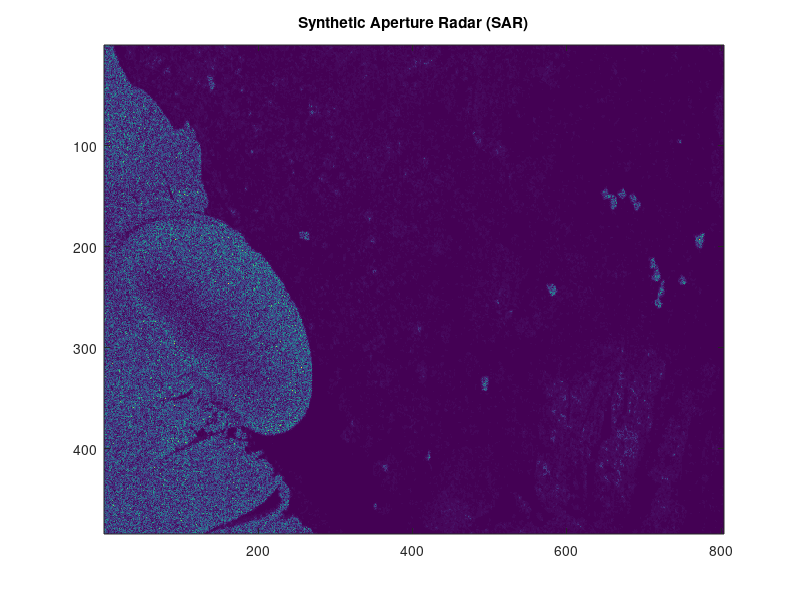
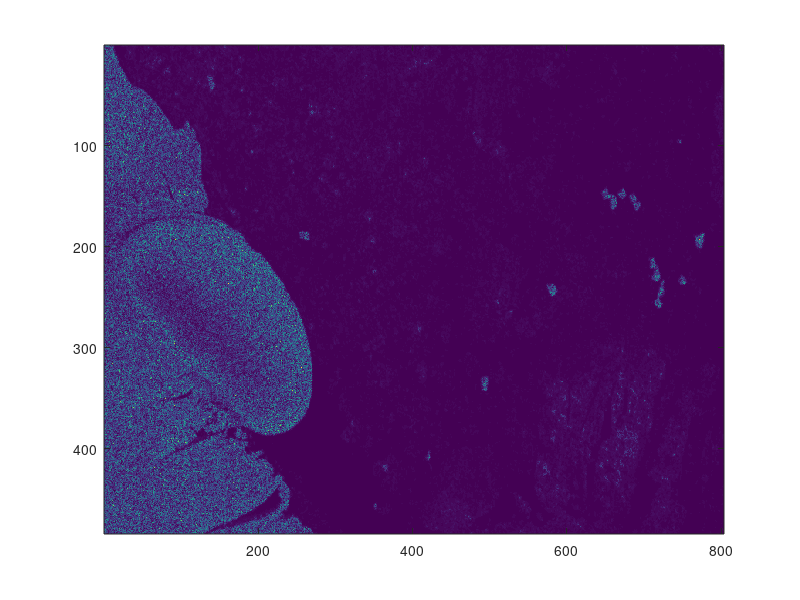

Source code (MATLAB) for these figures, in order: (Note: this script raises an error after producing the figures.)
clear
close all 
clc
%% Maximum Likelihood Estimation
%% R1b) Load and Visualize
load('sar_image.mat');
img = imagesc(I);
title('Synthetic Aperture Radar (SAR)');
colormap('default');
%% R1c) Crop the images into ICE and WATER. Estimates the parameter(s) of the given distributions
%% Cropping images
% Ice
[image_croped_ice, rect_ice] = imcrop(I,[0.51 179.51 150 305]);

figure
imagesc(image_croped_ice);
% Water
[image_croped_water, rect_water]= imcrop(imagesc(I));

figure; 
imagesc(image_croped_water);

rect_ice
rect_water
%% Estimate the parameters of the distributions
% Ice Params
ice_normal_params = mle(image_croped_ice(:),'distribution','norm')
ice_exponential_params = mle(image_croped_ice(:),'distribution','exp')
ice_rayleigh_params = mle(image_croped_ice(:),'distribution','rayl')

% Water Params
water_normal_params = mle(image_croped_water(:),'distribution','norm')
water_exponential_params = mle(image_croped_water(:),'distribution','exp')
water_rayleigh_params = mle(image_croped_water(:),'distribution','rayl')

% Parameters obtained: remove semicolons above to print them


%% R1d) Plot the distributions and compare with the histogram
% histogram

%% Distributions for Ice
figure;
histogram_ice = histogram(image_croped_ice(:),1000,'Normalization', 'pdf');

rayleigh_ice = raylpdf(sort(image_croped_ice(:)), ice_rayleigh_params);
exponential_ice = exppdf(sort(image_croped_ice(:)), ice_exponential_params);
normal_ice = normpdf(sort(image_croped_ice(:)), ice_normal_params(1),ice_normal_params(2));
hold on 
plot(rayleigh_ice)
hold on
plot(exponential_ice)
hold on
plot(normal_ice)
title('Ice Histogram and Distributions')
xlabel('Pixel intensity');
ylabel('Probability density');
legend('Histogram', 'Rayleigh', 'Exponential', 'Normal');

% Although not by a long distance, the rayleigh distribution seems to fit
% the data the best. In fact, the area of the histogram below eache
% distribution curve seems to be bigger for the rayleigh distribution.


%% Distributions for Water

rayleigh_water = raylpdf(sort(image_croped_water(:)), water_rayleigh_params);
exponential_water = exppdf(sort(image_croped_water(:)), water_exponential_params);
normal_water = normpdf(sort(image_croped_water(:)), water_normal_params(1),water_normal_params(2));
figure
histogram_water = histogram(image_croped_water(:),'Normalization', 'pdf');
hold on 
plot(rayleigh_water)
hold on
plot(exponential_water)
hold on
plot(normal_water)
title('Water Histogram and Distributions')
xlabel('Pixel intensity');
ylabel('Probability density');
legend('Histogram', 'Rayleigh', 'Exponential', 'Normal');

% Again, although none of the distributions really fit the data good enough
% (at least at the time writing this). The best is still the rayleigh
% distribution, for the same reasons as in the previous image. The scale
% parameter of the rayleigh distribution seems to be too large.
% By tuning the cropped region the results can vary drastically and we
% probably sampled a bad region

%% R2) Image Segmentation
%% R2a) Perform the segmentation using the best distribution: Rayleigh
ice_seg = log(raylpdf(I, ice_rayleigh_params));
water_seg = log(raylpdf(I, water_rayleigh_params));
Segmentation = ice_seg > water_seg;

figure;
imagesc(I);
hold on 
contour(logical(Segmentation), 'LineColor', 'r');
title('Segmentation');

%% R2b) Repeat the previous using patch  
patch = ones(5);
ice_with_patch = conv2(log(raylpdf(I, ice_rayleigh_params)), patch, 'same');
water_with_patch= conv2(log(raylpdf(I, water_rayleigh_params)), patch, 'same');
Patch_Segmentation = ice_with_patch > water_with_patch;
figure;
imagesc(I);
hold on 
contour(Patch_Segmentation, 'LineColor', 'r');
title('Segmentation with Patch');


%% R3c
